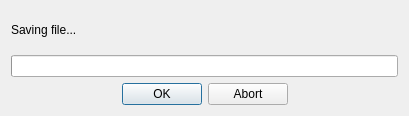
<?xml version="1.0" encoding="UTF-8"?>
<ui version="4.0">
 <class>SaveProgressDialog</class>
 <widget class="QDialog" name="SaveProgressDialog">
  <property name="geometry">
   <rect>
    <x>0</x>
    <y>0</y>
    <width>409</width>
    <height>116</height>
   </rect>
  </property>
  <layout class="QVBoxLayout">
   <item>
    <widget class="QLabel" name="labelStatus">
     <property name="text">
      <string>Saving file...</string>
     </property>
    </widget>
   </item>
   <item>
    <widget class="QProgressBar" name="progressBar"/>
   </item>
   <item>
    <widget class="QDialogButtonBox" name="buttonBox">
     <property name="orientation">
      <enum>Qt::Orientation::Horizontal</enum>
     </property>
     <property name="standardButtons">
      <set>QDialogButtonBox::StandardButton::Abort|QDialogButtonBox::StandardButton::Ok</set>
     </property>
     <property name="centerButtons">
      <bool>true</bool>
     </property>
    </widget>
   </item>
  </layout>
 </widget>
 <resources/>
 <connections/>
</ui>
